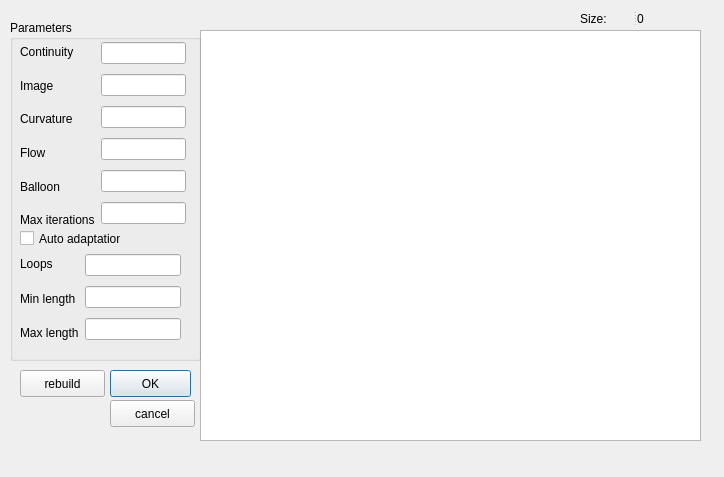
<?xml version="1.0" encoding="UTF-8"?>
<ui version="4.0">
 <class>Dialog</class>
 <widget class="QDialog" name="Dialog">
  <property name="windowModality">
   <enum>Qt::ApplicationModal</enum>
  </property>
  <property name="geometry">
   <rect>
    <x>0</x>
    <y>0</y>
    <width>724</width>
    <height>477</height>
   </rect>
  </property>
  <property name="windowTitle">
   <string>Create the shape reference</string>
  </property>
  <widget class="View" name="graphicsView">
   <property name="geometry">
    <rect>
     <x>200</x>
     <y>30</y>
     <width>501</width>
     <height>411</height>
    </rect>
   </property>
  </widget>
  <widget class="QGroupBox" name="groupBox_2">
   <property name="geometry">
    <rect>
     <x>10</x>
     <y>20</y>
     <width>191</width>
     <height>341</height>
    </rect>
   </property>
   <property name="title">
    <string>Parameters</string>
   </property>
   <widget class="QCheckBox" name="autoAdaptation">
    <property name="geometry">
     <rect>
      <x>10</x>
      <y>210</y>
      <width>101</width>
      <height>17</height>
     </rect>
    </property>
    <property name="text">
     <string>Auto adaptation</string>
    </property>
   </widget>
   <widget class="QWidget" name="layoutWidget">
    <property name="geometry">
     <rect>
      <x>10</x>
      <y>18</y>
      <width>166</width>
      <height>196</height>
     </rect>
    </property>
    <layout class="QHBoxLayout" name="horizontalLayout">
     <item>
      <layout class="QVBoxLayout" name="verticalLayout">
       <item>
        <widget class="QLabel" name="label_2">
         <property name="text">
          <string>Continuity</string>
         </property>
        </widget>
       </item>
       <item>
        <widget class="QLabel" name="label_4">
         <property name="text">
          <string>Image</string>
         </property>
        </widget>
       </item>
       <item>
        <widget class="QLabel" name="label_3">
         <property name="text">
          <string>Curvature</string>
         </property>
        </widget>
       </item>
       <item>
        <widget class="QLabel" name="label_9">
         <property name="text">
          <string>Flow</string>
         </property>
        </widget>
       </item>
       <item>
        <widget class="QLabel" name="label_7">
         <property name="text">
          <string>Balloon</string>
         </property>
        </widget>
       </item>
       <item>
        <widget class="QLabel" name="label_11">
         <property name="text">
          <string>Max iterations</string>
         </property>
        </widget>
       </item>
      </layout>
     </item>
     <item>
      <layout class="QVBoxLayout" name="verticalLayout_2">
       <item>
        <widget class="QLineEdit" name="continuityCoeff">
         <property name="inputMethodHints">
          <set>Qt::ImhDigitsOnly</set>
         </property>
        </widget>
       </item>
       <item>
        <widget class="QLineEdit" name="imageCoeff">
         <property name="inputMethodHints">
          <set>Qt::ImhDigitsOnly|Qt::ImhFormattedNumbersOnly</set>
         </property>
        </widget>
       </item>
       <item>
        <widget class="QLineEdit" name="curvatureCoeff">
         <property name="inputMethodHints">
          <set>Qt::ImhDigitsOnly|Qt::ImhFormattedNumbersOnly</set>
         </property>
        </widget>
       </item>
       <item>
        <widget class="QLineEdit" name="flowCoeff">
         <property name="inputMethodHints">
          <set>Qt::ImhDigitsOnly|Qt::ImhFormattedNumbersOnly</set>
         </property>
        </widget>
       </item>
       <item>
        <widget class="QLineEdit" name="balloonCoeff">
         <property name="inputMethodHints">
          <set>Qt::ImhDigitsOnly|Qt::ImhFormattedNumbersOnly</set>
         </property>
        </widget>
       </item>
       <item>
        <widget class="QLineEdit" name="maxIterations"/>
       </item>
      </layout>
     </item>
    </layout>
   </widget>
   <widget class="QWidget" name="layoutWidget">
    <property name="geometry">
     <rect>
      <x>10</x>
      <y>230</y>
      <width>161</width>
      <height>97</height>
     </rect>
    </property>
    <layout class="QHBoxLayout" name="horizontalLayout_2">
     <item>
      <layout class="QVBoxLayout" name="verticalLayout_4">
       <item>
        <widget class="QLabel" name="label_10">
         <property name="text">
          <string>Loops</string>
         </property>
        </widget>
       </item>
       <item>
        <widget class="QLabel" name="label_12">
         <property name="text">
          <string>Min length</string>
         </property>
        </widget>
       </item>
       <item>
        <widget class="QLabel" name="label_13">
         <property name="text">
          <string>Max length</string>
         </property>
        </widget>
       </item>
      </layout>
     </item>
     <item>
      <layout class="QVBoxLayout" name="verticalLayout_3">
       <item>
        <widget class="QLineEdit" name="autoAdaptLoop"/>
       </item>
       <item>
        <widget class="QLineEdit" name="minLength"/>
       </item>
       <item>
        <widget class="QLineEdit" name="maxLength"/>
       </item>
      </layout>
     </item>
    </layout>
   </widget>
  </widget>
  <widget class="QSplitter" name="splitter">
   <property name="geometry">
    <rect>
     <x>580</x>
     <y>10</y>
     <width>71</width>
     <height>17</height>
    </rect>
   </property>
   <property name="orientation">
    <enum>Qt::Horizontal</enum>
   </property>
   <widget class="QLabel" name="label">
    <property name="text">
     <string>Size:</string>
    </property>
   </widget>
   <widget class="QLabel" name="size">
    <property name="text">
     <string>0</string>
    </property>
   </widget>
  </widget>
  <widget class="QPushButton" name="rebuildButton">
   <property name="geometry">
    <rect>
     <x>20</x>
     <y>370</y>
     <width>85</width>
     <height>27</height>
    </rect>
   </property>
   <property name="text">
    <string>rebuild</string>
   </property>
   <property name="autoDefault">
    <bool>false</bool>
   </property>
  </widget>
  <widget class="QPushButton" name="useButton">
   <property name="geometry">
    <rect>
     <x>110</x>
     <y>370</y>
     <width>81</width>
     <height>27</height>
    </rect>
   </property>
   <property name="text">
    <string>OK</string>
   </property>
   <property name="autoDefault">
    <bool>true</bool>
   </property>
  </widget>
  <widget class="QPushButton" name="cancelButton">
   <property name="geometry">
    <rect>
     <x>110</x>
     <y>400</y>
     <width>85</width>
     <height>27</height>
    </rect>
   </property>
   <property name="text">
    <string>cancel</string>
   </property>
   <property name="autoDefault">
    <bool>false</bool>
   </property>
  </widget>
  <zorder>splitter</zorder>
  <zorder>rebuildButton</zorder>
  <zorder>useButton</zorder>
  <zorder>cancelButton</zorder>
  <zorder>graphicsView</zorder>
  <zorder>groupBox_2</zorder>
 </widget>
 <customwidgets>
  <customwidget>
   <class>View</class>
   <extends>QGraphicsView</extends>
   <header location="global">view.h</header>
  </customwidget>
 </customwidgets>
 <resources/>
 <connections/>
</ui>
